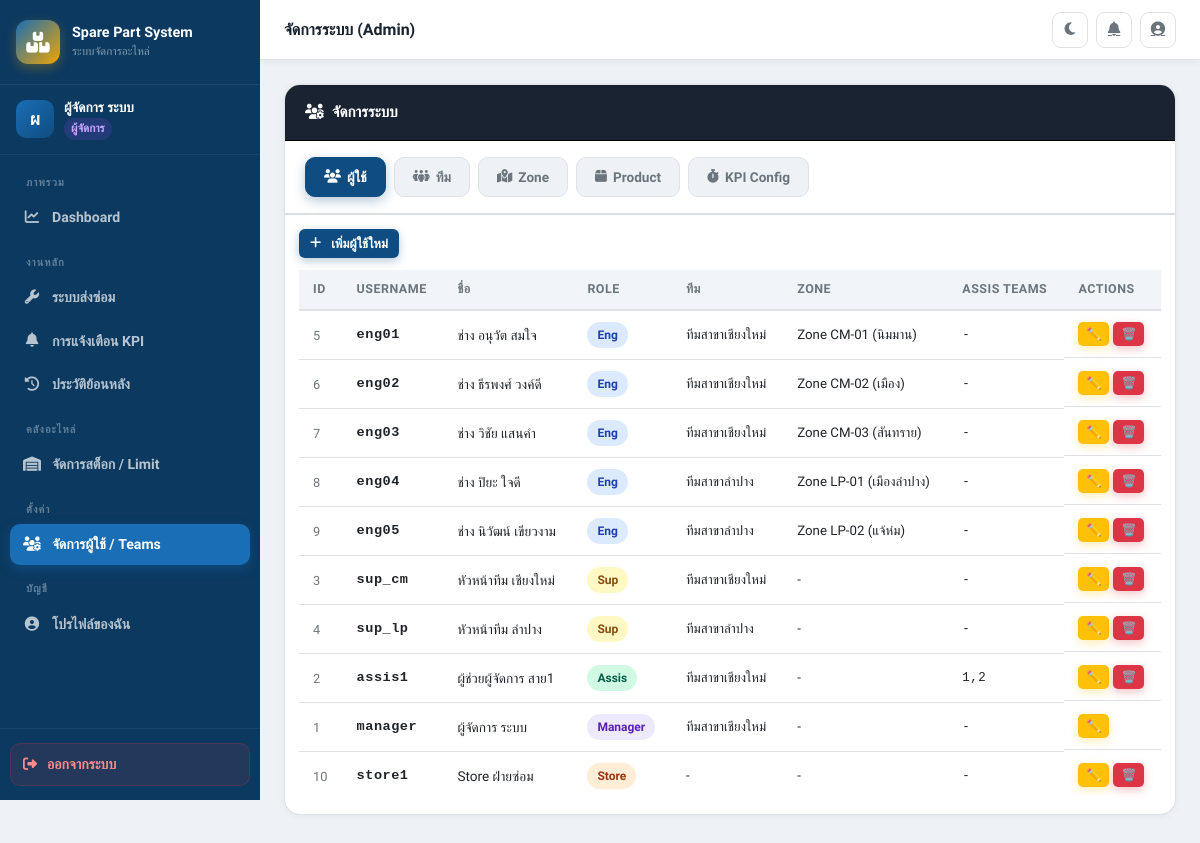
Page /pages/db_manage.php (signed in) on the committed database.
### tables this page shows
CREATE TABLE IF NOT EXISTS Users (
    User_ID     INT AUTO_INCREMENT PRIMARY KEY,
    Username    VARCHAR(50)  NOT NULL UNIQUE,
    Password    VARCHAR(255) NOT NULL,
    Fullname    VARCHAR(100) NOT NULL,
    Role_Level  ENUM('Eng','Sup','Assis','Manager','Store') NOT NULL DEFAULT 'Eng',
    Team_ID     INT NULL,
    Zone_ID     INT NULL,
    Assis_Teams VARCHAR(200) NULL COMMENT 'comma-separated Team_IDs สำหรับ Assis',
    FOREIGN KEY (Team_ID) REFERENCES Teams(Team_ID) ON DELETE SET NULL,
    FOREIGN KEY (Zone_ID) REFERENCES Zones(Zone_ID)  ON DELETE SET NULL
);

CREATE TABLE IF NOT EXISTS Teams (
    Team_ID   INT AUTO_INCREMENT PRIMARY KEY,
    Team_Name VARCHAR(100) NOT NULL
);

CREATE TABLE IF NOT EXISTS Zones (
    Zone_ID   INT AUTO_INCREMENT PRIMARY KEY,
    Zone_Name VARCHAR(100) NOT NULL,
    Team_ID   INT NOT NULL,
    FOREIGN KEY (Team_ID) REFERENCES Teams(Team_ID) ON DELETE CASCADE
);

### config/controller.php (called while the page is built, shortened)
<?php
require_once 'database.php';
class SystemController {
    private $conn;
    public function __construct() {
        $database    = new Database();
        $this->conn  = $database->getConnection();
    }
    public function getAdminData($t) {
        $allowed = ['Users','Teams','Zones','Product_Master'];
        if ($t=='Users') return $this->conn->query("SELECT u.*, z.Zone_Name, tm.Team_Name FROM Users u LEFT JOIN Zones z ON u.Zone_ID=z.Zone_ID LEFT JOIN Teams tm ON u.Team_ID=tm.Team_ID ORDER BY u.Role_Level, u.User_ID")->fetchAll(PDO::FETCH_ASSOC);
        if ($t=='Zones') return $this->conn->query("SELECT z.*, t.Team_Name FROM Zones z LEFT JOIN Teams t ON z.Team_ID=t.Team_ID ORDER BY z.Zone_ID")->fetchAll(PDO::FETCH_ASSOC);
        return $this->conn->query("SELECT * FROM $t ORDER BY 1")->fetchAll(PDO::FETCH_ASSOC);
    }
}
?>

### config/database.php (called while the page is built, shortened)
<?php
class Database {
    private $host;
    private $db_name;
    private $username;
    private $password;
    public function __construct() {
        $this->host     = getenv('DB_HOST') ?: "localhost";
        $this->db_name  = getenv('DB_NAME') ?: "spare_part_system";
        $this->username = getenv('DB_USER') ?: "root";
        $this->password = getenv('DB_PASS') ?: "";
    }
    public function getConnection() {
        $this->conn = null;
        try {
            $this->conn = new PDO(
                "mysql:host={$this->host};dbname={$this->db_name};charset=utf8mb4",
                $this->username,
                $this->password
            );
            $this->conn->exec("SET NAMES utf8mb4");
            $this->conn->setAttribute(PDO::ATTR_ERRMODE, PDO::ERRMODE_EXCEPTION);
        } catch (PDOException $e) {
            error_log("DB Connection error: " . $e->getMessage());
        }
        return $this->conn;
    }
}
?>

### pages/db_manage.php (the view, shortened to what this page needs)
<?php
require_once '../config/controller.php';
require_once '../includes/header.php';
$sys  = new SystemController();
$uid  = $_SESSION['user_id'];
function hd($s){ return htmlspecialchars($s??'',ENT_QUOTES,'UTF-8'); }
$users    = $sys->getAdminData('Users');
?>
<div class="content-wrapper">
<div class="card" style="margin-bottom:0;border-radius:16px 16px 0 0">
    <div class="card-header dark">
        <span><i class="fa-solid fa-users-gear me-2"></i>จัดการระบบ</span>
    </div>
    <div class="tab-bar">
        <button class="tab-btn active" onclick="showTab('db_users')"><i class="fa-solid fa-users"></i> ผู้ใช้</button>
        <button class="tab-btn" onclick="showTab('db_teams')"><i class="fa-solid fa-people-group"></i> ทีม</button>
        <button class="tab-btn" onclick="showTab('db_zones')"><i class="fa-solid fa-map-location-dot"></i> Zone</button>
        <button class="tab-btn" onclick="showTab('db_products')"><i class="fa-solid fa-box"></i> Product</button>
        <button class="tab-btn" onclick="showTab('db_kpi')"><i class="fa-solid fa-stopwatch"></i> KPI Config</button>
    </div>
</div>
<div class="card" style="border-top:none;border-radius:0 0 16px 16px">
<div id="tab-db_users" class="tab-pane active">
    <div class="card-body" style="padding:14px">
        <div style="margin-bottom:12px">
            <button class="btn btn-primary btn-sm" onclick="openModal('userModal');clearUserForm()">
                <i class="fa-solid fa-plus me-1"></i>เพิ่มผู้ใช้ใหม่
            </button>
        </div>
        <div class="table-responsive">
        <table class="table-custom">
            <thead><tr><th>ID</th><th>Username</th><th>ชื่อ</th><th>Role</th><th>ทีม</th><th>Zone</th><th>Assis Teams</th><th>Actions</th></tr></thead>
            <tbody>
            <?php foreach($users as $u): ?>
            <tr>
                <td style="font-size:.8rem;color:var(--text-muted)"><?php echo $u['User_ID']; ?></td>
                <td class="font-mono fw-bold" style="font-size:.85rem"><?php echo hd($u['Username']); ?></td>
                <td style="font-size:.85rem"><?php echo hd($u['Fullname']); ?></td>
                <td><span class="badge-status <?php
                    $rc=['Eng'=>'st-2','Sup'=>'st-9','Assis'=>'st-1','Manager'=>'st-3','Store'=>'st-5'];
                    echo $rc[$u['Role_Level']]??'st-6'; ?>"><?php echo hd($u['Role_Level']); ?></span></td>
                <td style="font-size:.83rem"><?php echo hd($u['Team_Name']??'-'); ?></td>
                <td style="font-size:.83rem"><?php echo hd($u['Zone_Name']??'-'); ?></td>
                <td class="font-mono" style="font-size:.78rem"><?php echo hd($u['Assis_Teams']??'-'); ?></td>
                <td class="d-flex gap-1">
                    <button class="btn btn-warning btn-xs" onclick="editUser(<?php echo htmlspecialchars(json_encode($u),ENT_QUOTES); ?>)">✏️</button>
                    <?php if($u['User_ID'] != $uid): ?>
                    <button class="btn btn-danger btn-xs" onclick="delAction('delete_user',<?php echo $u['User_ID']; ?>,'<?php echo hd($u['Username']); ?>')">🗑️</button>
                    <?php endif; ?>
                </td>
            </tr>
            <?php endforeach; ?>
            </tbody>
        </table>
        </div>
    </div>
</div>
</div>
</div>
<?php require_once '../includes/footer.php'; ?>

### assets/css/style.css (style rules this page uses)
*, *::before, *::after { box-sizing: border-box; }
body { font-family: 'Sarabun', sans-serif; background-color: var(--bg); color: var(--text); margin: 0; transition: background-color 0.3s, color 0.3s; }
.content-wrapper { padding: 24px; flex: 1; }
.card { background: var(--card-bg); border: 1px solid var(--border); border-radius: 16px; overflow: hidden; box-shadow: 0 1px 8px rgba(0,0,0,0.05); margin-bottom: 20px; }
.card-header { padding: 16px 20px; border-bottom: 1px solid var(--border); display: flex; align-items: center; justify-content: space-between; font-weight: 700; font-size: 0.95rem; background: var(--card-bg); }
.card-header.dark { background: var(--corp-secondary); color: #fff; border-color: #000; }
.card-body { padding: 20px; }
.table-custom { width: 100%; border-collapse: collapse; font-size: 0.88rem; }
.table-custom th { background: var(--table-head); color: var(--text-muted); font-weight: 700; font-size: 0.78rem; text-transform: uppercase; letter-spacing: 0.5px; padding: 10px 14px; border-bottom: 2px solid var(--border); text-align: left; white-space: nowrap; }
.table-custom td { padding: 11px 14px; border-bottom: 1px solid var(--border); vertical-align: middle; }
.table-custom tbody tr { transition: background 0.15s; }
.table-custom tbody tr:last-child td { border-bottom: none; }
.table-responsive { overflow-x: auto; -webkit-overflow-scrolling: touch; }
.badge-status { display: inline-flex; align-items: center; gap: 5px; padding: 4px 10px; border-radius: 20px; font-size: 0.75rem; font-weight: 700; white-space: nowrap; }
.st-1 { background:#d1fae5; color:#065f46; }
.st-2 { background:#dbeafe; color:#1e40af; }
.st-3 { background:#ede9fe; color:#5b21b6; }
.st-5 { background:#ffedd5; color:#9a3412; }
.st-9 { background:#fef9c3; color:#854d0e; }
.btn { display:inline-flex; align-items:center; gap:6px; padding:8px 16px; border-radius:8px; font-family:'Sarabun',sans-serif; font-size:0.88rem; font-weight:700; border:none; cursor:pointer; transition:all 0.2s; white-space:nowrap; }
.btn-primary { background:var(--primary); color:#fff; box-shadow:0 3px 10px rgba(15,76,129,.3); }
.btn-warning { background:#ffc107; color:#212529; box-shadow:0 3px 10px rgba(255,193,7,.3); }
.btn-danger { background:#dc3545; color:#fff; box-shadow:0 3px 10px rgba(220,53,69,.3); }
.btn-sm { padding:5px 11px; font-size:0.8rem; border-radius:6px; }
.btn-xs { padding:3px 8px; font-size:0.75rem; border-radius:5px; }
.tab-bar { display:flex; flex-wrap:wrap; gap:8px; padding:16px 20px; background:var(--card-bg); border-bottom:1px solid var(--border); }
.tab-btn { padding:9px 18px; border-radius:10px; font-family:'Sarabun',sans-serif; font-size:0.85rem; font-weight:700; border:1.5px solid var(--border); background:var(--bg); color:var(--text-muted); cursor:pointer; transition:all 0.2s; display:inline-flex; align-items:center; gap:6px; position:relative; }
.tab-btn.active { background:var(--primary); color:#fff; border-color:var(--primary); box-shadow:0 4px 12px rgba(15,76,129,.3); }
.tab-pane { display:none; }
.tab-pane.active { display:block; }
.fw-bold { font-weight:700!important; }
.font-mono { font-family:'Consolas','Courier New',monospace; letter-spacing:.5px; }
.d-flex { display:flex; }

### rows in the picture
users: User_ID "5", Username "eng01", Fullname "ช่าง อนุวัต สมใจ", Role_Level "Eng", Team_ID.Team_Name "ทีมสาขาเชียงใหม่", Zone_ID.Zone_Name "Zone CM-01 (นิมมาน)", Assis_Teams "-"
users: User_ID "6", Username "eng02", Fullname "ช่าง ธีรพงศ์ วงค์ดี", Role_Level "Eng", Team_ID.Team_Name "ทีมสาขาเชียงใหม่", Zone_ID.Zone_Name "Zone CM-02 (เมือง)", Assis_Teams "-"
users: User_ID "7", Username "eng03", Fullname "ช่าง วิชัย แสนคำ", Role_Level "Eng", Team_ID.Team_Name "ทีมสาขาเชียงใหม่", Zone_ID.Zone_Name "Zone CM-03 (สันทราย)", Assis_Teams "-"
users: User_ID "8", Username "eng04", Fullname "ช่าง ปิยะ ใจดี", Role_Level "Eng", Team_ID.Team_Name "ทีมสาขาลำปาง", Zone_ID.Zone_Name "Zone LP-01 (เมืองลำปาง)", Assis_Teams "-"
users: User_ID "9", Username "eng05", Fullname "ช่าง นิวัฒน์ เขียวงาม", Role_Level "Eng", Team_ID.Team_Name "ทีมสาขาลำปาง", Zone_ID.Zone_Name "Zone LP-02 (แจ้ห่ม)", Assis_Teams "-"
users: User_ID "3", Username "sup_cm", Fullname "หัวหน้าทีม เชียงใหม่", Role_Level "Sup", Team_ID.Team_Name "ทีมสาขาเชียงใหม่", Zone_Name "-", Assis_Teams "-"
users: User_ID "4", Username "sup_lp", Fullname "หัวหน้าทีม ลำปาง", Role_Level "Sup", Team_ID.Team_Name "ทีมสาขาลำปาง", Zone_Name "-", Assis_Teams "-"
users: User_ID "2", Username "assis1", Fullname "ผู้ช่วยผู้จัดการ สาย1", Role_Level "Assis", Team_ID.Team_Name "ทีมสาขาเชียงใหม่", Zone_Name "-", Assis_Teams "1,2"
users: User_ID "1", Username "manager", Fullname "ผู้จัดการ ระบบ", Role_Level "Manager", Team_ID.Team_Name "ทีมสาขาเชียงใหม่", Zone_Name "-", Assis_Teams "-"
users: User_ID "10", Username "store1", Fullname "Store ฝ่ายซ่อม", Role_Level "Store", Team_Name "-", Zone_Name "-", Assis_Teams "-"

### other values in the picture
$avatar_letter "ผ"
$current_fullname "ผู้จัดการ ระบบ"
$role_label "ผู้จัดการ"
